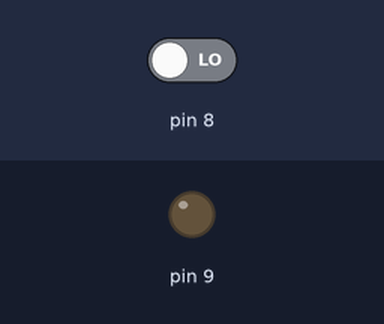
Bench run of a sketch on a simulated Arduino Uno, built with avr-gcc and run on an emulated ATmega328P. Parts: output pins drawn as LEDs (lit = HIGH). The inputs (shaded band) are chosen by the test bench; at power-on: pin 8 LOW.

Above: at 1.2 s.
1.3 s: pin 8 driven HIGH
At 2.5 s:
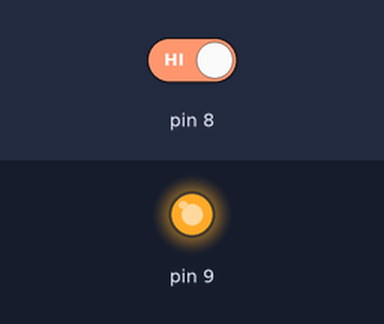
2.8 s: pin 8 driven LOW
At 3.9 s:
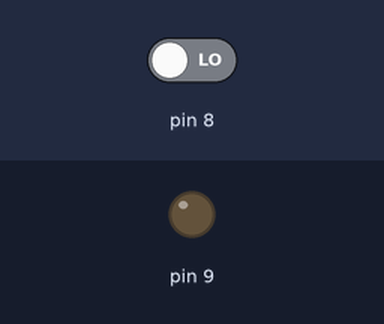
Timing chart, 0 to 5.8 s (numbered marks = the images above; inputs shaded):
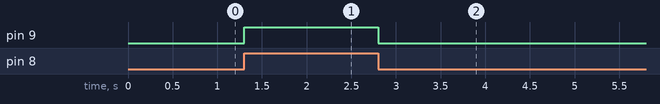

The sketch:

arduinocode.ino
```cpp
void setup() {
  pinMode(9, OUTPUT);
  pinMode(8, INPUT);
}

void loop() {
  digitalRead(8);
  if (digitalRead(8) == HIGH) {
    // turn Fan on:
    digitalWrite(9, HIGH);
  } else {
    // turn Fan off:
    digitalWrite(9, LOW);
  }
}
```

Measured:
- after the input at 1.3 s, pin 9: LOW → HIGH at once
- after the input at 2.8 s, pin 9: HIGH → LOW at once
